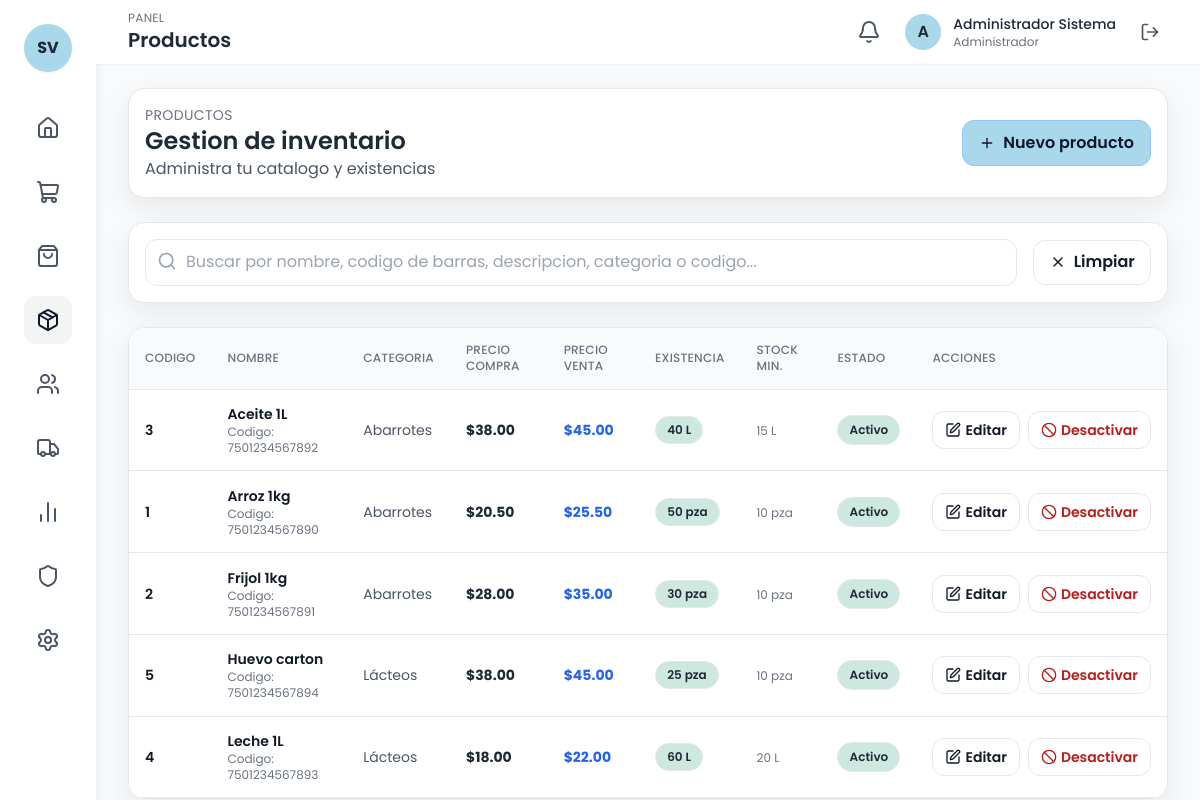
Page /productos (signed in) on the committed database.
### tables this page shows
CREATE TABLE IF NOT EXISTS productos (
    codProducto INT PRIMARY KEY AUTO_INCREMENT,
    nombre VARCHAR(200) NOT NULL,
    descripcion TEXT,
    idCategoria INT NOT NULL,
    idMedida INT NOT NULL,
    precioCompra DECIMAL(10,2) NOT NULL DEFAULT 0.00,
    precioVenta DECIMAL(10,2) NOT NULL DEFAULT 0.00,
    existencia INT NOT NULL DEFAULT 0,
    stockMinimo INT DEFAULT 10,
    codigoBarras VARCHAR(50) UNIQUE,
    estado TINYINT DEFAULT 1,
    created_at TIMESTAMP DEFAULT CURRENT_TIMESTAMP,
    updated_at TIMESTAMP DEFAULT CURRENT_TIMESTAMP ON UPDATE CURRENT_TIMESTAMP,
    FOREIGN KEY (idCategoria) REFERENCES categorias(idCategoria) ON DELETE RESTRICT,
    FOREIGN KEY (idMedida) REFERENCES medidas(idMedida) ON DELETE RESTRICT,
    INDEX idx_nombre (nombre),
    INDEX idx_codigo (codigoBarras)
);

CREATE TABLE IF NOT EXISTS categorias (
    idCategoria INT PRIMARY KEY AUTO_INCREMENT,
    nombre VARCHAR(100) NOT NULL UNIQUE,
    descripcion TEXT,
    estado TINYINT DEFAULT 1,
    created_at TIMESTAMP DEFAULT CURRENT_TIMESTAMP
);

CREATE TABLE IF NOT EXISTS medidas (
    idMedida INT PRIMARY KEY AUTO_INCREMENT,
    nombre VARCHAR(50) NOT NULL UNIQUE,
    abreviatura VARCHAR(10) NOT NULL,
    estado TINYINT DEFAULT 1,
    created_at TIMESTAMP DEFAULT CURRENT_TIMESTAMP
);

### controllers/ProductoController.php (called while the page is built, shortened)
<?php
require_once 'models/Producto.php';
require_once 'config/database.php';
class ProductoController {
    private $productoModel;
    public function __construct() {
        $this->productoModel = new Producto();
    }
    public function index() {
        $search = $_GET['search'] ?? '';
        $productos = $this->productoModel->getAll($search);
        require_once 'views/layout/header.php';
        require_once 'views/productos/index.php';
        require_once 'views/layout/footer.php';
    }
}
?>

### models/Producto.php (called while the page is built, shortened)
<?php
require_once 'config/database.php';
class Producto {
    private $conn;
    private $table = "productos";
    public function __construct() {
        $database = new Database();
        $this->conn = $database->getConnection();
    }
    public function getAll($search = '') {
        $query = "SELECT p.*, c.nombre as categoria_nombre, m.nombre as medida_nombre, m.abreviatura as medida_abrev
                  FROM " . $this->table . " p
                  INNER JOIN categorias c ON p.idCategoria = c.idCategoria
                  INNER JOIN medidas m ON p.idMedida = m.idMedida
                  WHERE 1=1";
        $query .= " ORDER BY p.nombre";
        $stmt = $this->conn->prepare($query);
        $stmt->execute();
        return $stmt->fetchAll();
    }
}
?>

### config/database.php (called while the page is built, shortened)
<?php
class Database {
    private $host = "localhost";
    private $db_name = "sistema_ventas";
    private $username = "root";
    private $password = "";
    public function getConnection() {
        $this->conn = null;
        try {
            $this->conn = new PDO(
                "mysql:host=" . $this->host . ";dbname=" . $this->db_name . ";charset=utf8mb4",
                $this->username,
                $this->password,
                [
                    PDO::ATTR_ERRMODE => PDO::ERRMODE_EXCEPTION,
                    PDO::ATTR_DEFAULT_FETCH_MODE => PDO::FETCH_ASSOC,
                    PDO::ATTR_EMULATE_PREPARES => false
                ]
            );
        } catch(PDOException $exception) {
            echo "Error de conexión: " . $exception->getMessage();
        }
        return $this->conn;
    }
}
?>

### views/productos/index.php (the view, shortened to what this page needs)
<div class="max-w-7xl mx-auto space-y-6">
    <div class="card flex flex-col md:flex-row md:items-center md:justify-between gap-3">
        <div>
            <p class="text-sm text-gray-500 uppercase tracking-wide">Productos</p>
            <h2 class="text-2xl font-semibold text-gray-800">Gestion de inventario</h2>
            <p class="text-gray-600">Administra tu catalogo y existencias</p>
        </div>
        <button onclick="abrirModal('crear')" class="btn-primary">
            <i data-lucide="plus" class="h-4 w-4 mr-2"></i> Nuevo producto
        </button>
    </div>
    <div class="card">
        <form method="GET" action="<?php echo BASE_URL; ?>productos" id="formBusqueda" class="flex flex-col md:flex-row gap-4">
            <div class="flex-1 relative">
                <input type="text" name="search" id="searchInput" value="<?php echo htmlspecialchars($search ?? ''); ?>"
                       placeholder="Buscar por nombre, codigo de barras, descripcion, categoria o codigo..."
                       class="input-modern pl-10" autocomplete="off">
                <i data-lucide="search" class="absolute left-3 top-3 text-gray-400 h-5 w-5"></i>
            </div>
            <div class="flex items-center gap-2">
                <a href="<?php echo BASE_URL; ?>productos" class="btn-ghost">
                    <i data-lucide="x" class="h-4 w-4 mr-2"></i> Limpiar
                </a>
            </div>
        </form>
    </div>
    <div class="card table-shell p-0">
        <div class="overflow-x-auto">
            <table class="min-w-full divide-y divide-gray-200">
                <thead>
                    <tr>
                        <th class="text-left text-xs font-medium text-gray-500 uppercase tracking-wider">Codigo</th>
                        <th class="text-left text-xs font-medium text-gray-500 uppercase tracking-wider">Nombre</th>
                        <th class="text-left text-xs font-medium text-gray-500 uppercase tracking-wider">Categoria</th>
                        <th class="text-left text-xs font-medium text-gray-500 uppercase tracking-wider">Precio compra</th>
                        <th class="text-left text-xs font-medium text-gray-500 uppercase tracking-wider">Precio venta</th>
                        <th class="text-left text-xs font-medium text-gray-500 uppercase tracking-wider">Existencia</th>
                        <th class="text-left text-xs font-medium text-gray-500 uppercase tracking-wider">Stock Min.</th>
                        <th class="text-left text-xs font-medium text-gray-500 uppercase tracking-wider">Estado</th>
                        <th class="text-left text-xs font-medium text-gray-500 uppercase tracking-wider">Acciones</th>
                    </tr>
                </thead>
                <tbody class="bg-white divide-y divide-gray-200" id="productosTbody">
                    <?php if (empty($productos)): ?>
                        <tr>
                            <td colspan="9" class="px-6 py-8 text-center text-gray-500">
                                <i data-lucide="inbox" class="h-10 w-10 mx-auto mb-2 text-gray-400"></i>
                                <p>No hay productos registrados</p>
                            </td>
                        </tr>
                    <?php else: ?>
                        <?php foreach ($productos as $producto):
                            $stockBajo = $producto['existencia'] <= $producto['stockMinimo'];
                            $sinStock = $producto['existencia'] <= 0;
                        ?>
                            <tr class="hover:bg-blue-50 transition-colors">
                                <td class="px-6 py-4 whitespace-nowrap">
                                    <span class="text-sm font-semibold text-gray-900"><?php echo $producto['codProducto']; ?></span>
                                </td>
                                <td class="px-6 py-4">
                                    <div class="flex items-center gap-2">
                                        <span class="text-sm font-semibold text-gray-900"><?php echo htmlspecialchars($producto['nombre']); ?></span>
                                    </div>
                                    <?php if (!empty($producto['codigoBarras'])): ?>
                                        <span class="text-xs text-gray-500 block">Codigo: <?php echo htmlspecialchars($producto['codigoBarras']); ?></span>
                                    <?php endif; ?>
                                </td>
                                <td class="px-6 py-4 whitespace-nowrap text-sm text-gray-600">
                                    <?php echo htmlspecialchars($producto['categoria_nombre']); ?>
                                </td>
                                <td class="px-6 py-4 whitespace-nowrap">
                                    <span class="text-sm font-bold text-gray-800">$<?php echo number_format($producto['precioCompra'], 2); ?></span>
                                </td>
                                <td class="px-6 py-4 whitespace-nowrap">
                                    <span class="text-sm font-bold text-blue-600">$<?php echo number_format($producto['precioVenta'], 2); ?></span>
                                </td>
                                <td class="px-6 py-4 whitespace-nowrap">
                                    <span class="pill <?php echo $sinStock ? 'bg-pink-pastel/70' : ($stockBajo ? 'bg-peach-pastel/70' : 'bg-green-pastel/70'); ?> text-gray-800">
                                        <?php echo $producto['existencia'] . ' ' . $producto['medida_abrev']; ?>
                                    </span>
                                </td>
                                <td class="px-6 py-4 whitespace-nowrap text-sm text-gray-500">
                                    <span class="text-xs"><?php echo $producto['stockMinimo']; ?> <?php echo $producto['medida_abrev']; ?></span>
                                </td>
                                <td class="px-6 py-4 whitespace-nowrap text-sm">
                                    <?php if ((int)($producto['estado'] ?? 0) === 1): ?>
                                        <span class="pill bg-green-pastel/70 text-gray-800">Activo</span>
                                    <?php else: ?>
                                        <span class="pill bg-gray-200 text-gray-700">Inactivo</span>
                                    <?php endif; ?>
                                </td>
                                <td class="px-6 py-4 whitespace-nowrap text-sm font-medium">
                                    <div class="flex items-center gap-2">
                                        <button onclick="abrirModal('editar', <?php echo htmlspecialchars(json_encode($producto)); ?>)"
                                                class="btn-ghost px-3 py-2">
                                            <i data-lucide="edit" class="h-4 w-4 mr-1"></i> Editar
                                        </button>
                        <?php if ((int)($producto['estado'] ?? 0) === 1): ?>
                            <a href="<?php echo BASE_URL; ?>productos/delete/<?php echo $producto['codProducto']; ?>"
                               onclick="return confirmarEliminacion('Desea desactivar este producto?')"
                               class="btn-ghost px-3 py-2 text-red-700">
                                <i data-lucide="ban" class="h-4 w-4 mr-1"></i> Desactivar
                            </a>
                        <?php endif; ?>
                    </div>
                </td>
            </tr>
        <?php endforeach; ?>
                    <?php endif; ?>
                </tbody>
            </table>
        </div>
    </div>
</div>

### rows in the picture
productos: codProducto "3", nombre "Aceite 1L", codigoBarras "7501234567892", idCategoria.nombre "Abarrotes", precioCompra "38.00", precioVenta "45.00", existencia "40", idMedida.abreviatura "L", stockMinimo "15", estado "Activo"
productos: codProducto "1", nombre "Arroz 1kg", codigoBarras "7501234567890", idCategoria.nombre "Abarrotes", precioCompra "20.50", precioVenta "25.50", existencia "50", idMedida.abreviatura "pza", stockMinimo "10", estado "Activo"
productos: codProducto "2", nombre "Frijol 1kg", codigoBarras "7501234567891", idCategoria.nombre "Abarrotes", precioCompra "28.00", precioVenta "35.00", existencia "30", idMedida.abreviatura "pza", stockMinimo "10", estado "Activo"
productos: codProducto "5", nombre "Huevo carton", codigoBarras "7501234567894", idCategoria.nombre "Lácteos", precioCompra "38.00", precioVenta "45.00", existencia "25", idMedida.abreviatura "pza", stockMinimo "10", estado "Activo"
productos: codProducto "4", nombre "Leche 1L", codigoBarras "7501234567893", idCategoria.nombre "Lácteos", precioCompra "18.00", precioVenta "22.00", existencia "60", idMedida.abreviatura "L", stockMinimo "20", estado "Activo"

### other values in the picture
$pageTitle "Productos"
$avatarInitials "A"
$userName "Administrador Sistema"
$userRoleLabel "Administrador"
